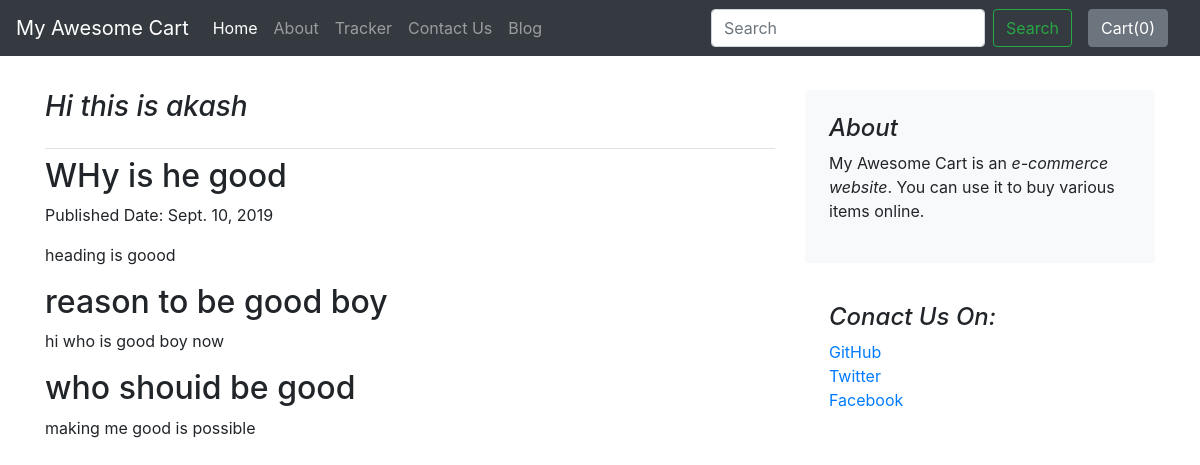
The page /blog/blogpost/1 on the database its author committed.
### blog/models.py (models this page shows)
class Blogpost(models.Model):
    post_id = models.AutoField(primary_key=True)
    title = models.CharField(max_length=50)
    head0 = models.CharField(max_length=500,default="")
    head1 = models.CharField(max_length=500,default="")
    head2 = models.CharField(max_length=500,default="")
    chead0 = models.CharField(max_length=5000,default="")
    chead1 = models.CharField(max_length=5000,default="")
    chead2 = models.CharField(max_length=5000,default="")
    thumbnail = models.ImageField(upload_to='shop/images',default="")
    pub_date = models.DateField()
    def __str__(self):
        return self.title

### blog/views.py (the view)
# urls.py: path('blogpost/<int:id>',views.blogpost,name='productview'),
def blogpost(request,id):
    post = Blogpost.objects.filter(post_id = id)[0]
    print(post)
    return render(request,'blog/blogpost.html',{'post':post})

### blog/templates/blog/blogpost.html
{% extends 'blog/basic.html' %}
{% block body %}
<div class="container" style="margin-top:90px;">
  <div class="row">
    <div class="col-md-8 blog-main">
      <h3 class="pb-4 font-italic border-bottom">
        {{ post.title }}
      </h3>
      <div class="blog-post">
        <h2 class="blog-post-title">{{post.head0}}</h2>
        <p class="blog-post-meta">Published Date: {{post.pub_date}}</p>
        <p>{{post.chead0}}</p>
        <h2>{{post.head1}}</h2>
        <p>{{post.chead1}}</p>
        <h2>{{post.head2}}</h2>
        <p>{{post.chead2}}</p>
      </div>
    </div>
    <aside class="col-md-4 blog-sidebar">
      <div class="p-4 mb-3 bg-light rounded">
        <h4 class="font-italic">About</h4>
        <p class="mb-0">My Awesome Cart is an <em>e-commerce website</em>. You can use it to buy various items online.<p>
      </div>
      <div class="p-4">
        <h4 class="font-italic">Conact Us On:</h4>
        <ol class="list-unstyled">
          <li><a href="#">GitHub</a></li>
          <li><a href="#">Twitter</a></li>
          <li><a href="#">Facebook</a></li>
        </ol>
      </div>
    </aside>
  </div>
</div>
{% endblock %}

### rows shown on the page
Blogpost: title "Hi this is akash", head0 "WHy is he good", pub_date "Sept. 10, 2019", chead0 "heading is goood", head1 "reason to be good boy", chead1 "hi who is good boy now", head2 "who shouid be good", chead2 "making me good is possible"
